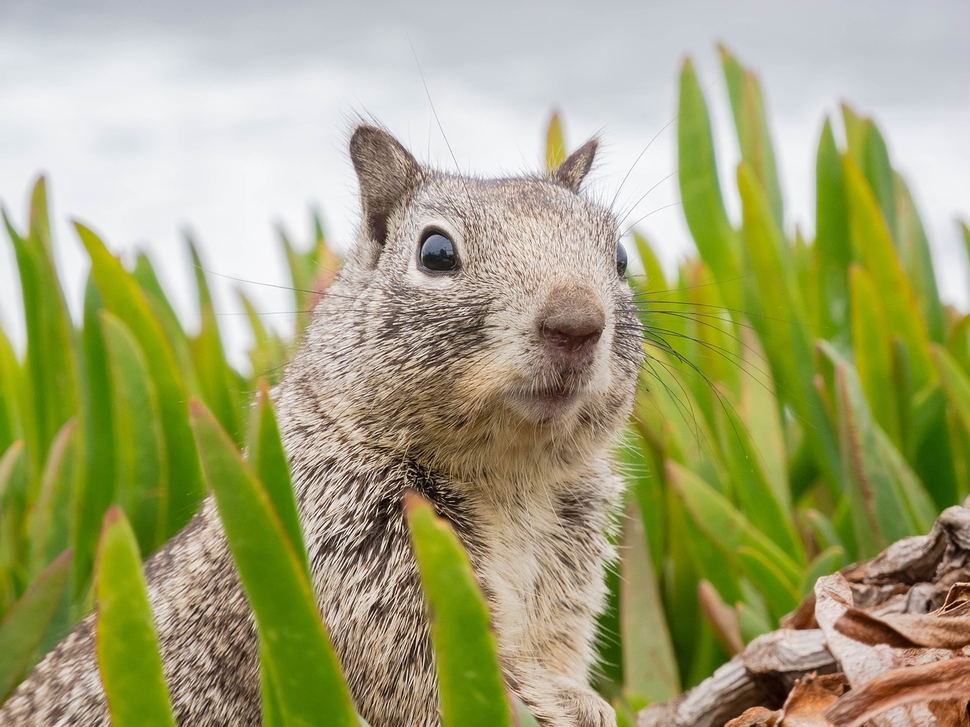
#> input picture LV6/example.png, 970 x 727 px, shrunk from 1280 x 960 before the run
$ python zad_5.py
#> lines starting #> are read from the running program, lines starting #| are printed output that depends on the picture
import numpy as np
import matplotlib.pyplot as plt
from sklearn.cluster import KMeans
from skimage.io import imread, imsave

image = imread("example.png")
#> image is the input picture: shape (727, 970, 3); mean R, G, B 164, 164.4, 118
original_shape = image.shape
#> original_shape = (727, 970, 3)

pixels = image.reshape(-1, 3)

kmeans = KMeans(n_clusters=12, random_state=42)
kmeans.fit(pixels)
quantized_pixels = kmeans.cluster_centers_[kmeans.labels_]

quantized_image = quantized_pixels.reshape(original_shape).astype(np.uint8)

imsave("quantized_example.png", quantized_image)
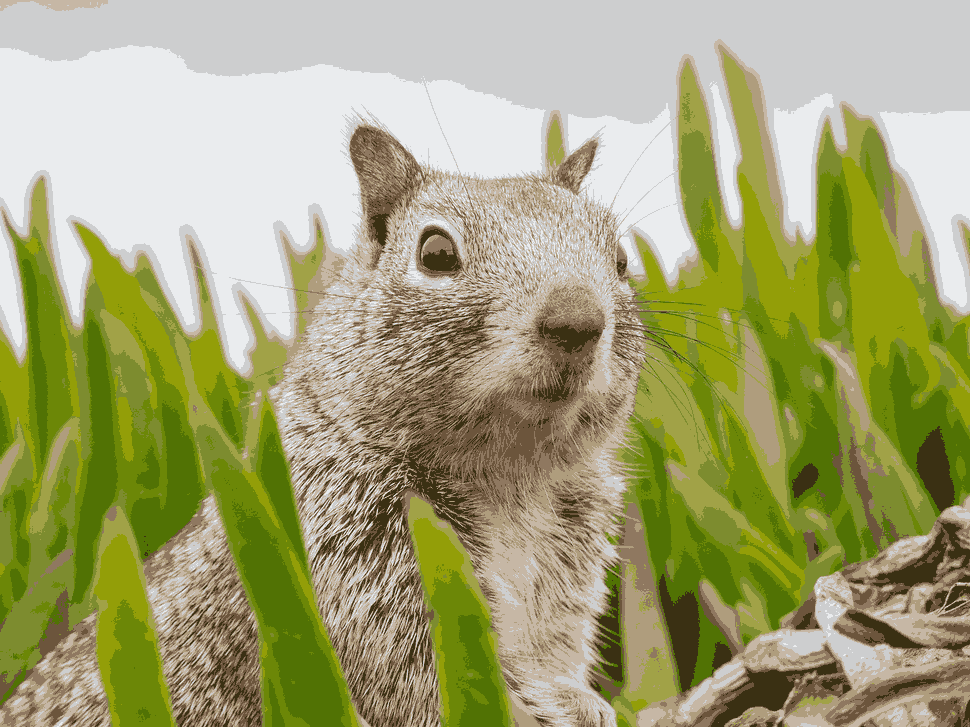
#> saved as quantized_example.png: shape (727, 970, 3); mean R, G, B 163.4, 164.1, 117.3

plt.figure(figsize=(10, 5))
plt.subplot(1, 2, 1)
plt.title('Original')
plt.imshow(image)
plt.axis('off')

plt.subplot(1, 2, 2)
plt.title('Quantized')
plt.imshow(quantized_image)
plt.axis('off')

plt.show()
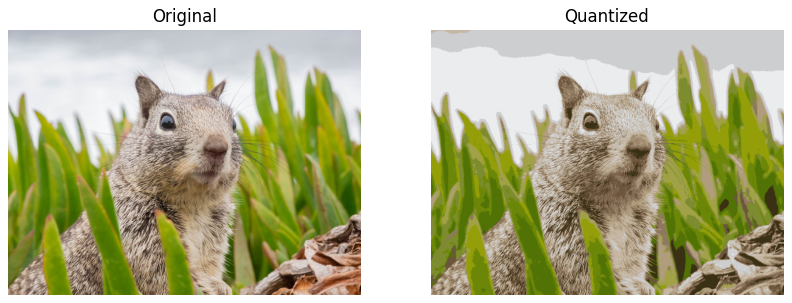
#> figure drawn by matplotlib, 2 panels

'''
Primijenite scikit-learn kmeans metodu za kvantizaciju boje na slici example.png koja dolazi kao prilog ovoj vježbi.
Prikažite originalnu i kvantiziranu sliku.
'''
